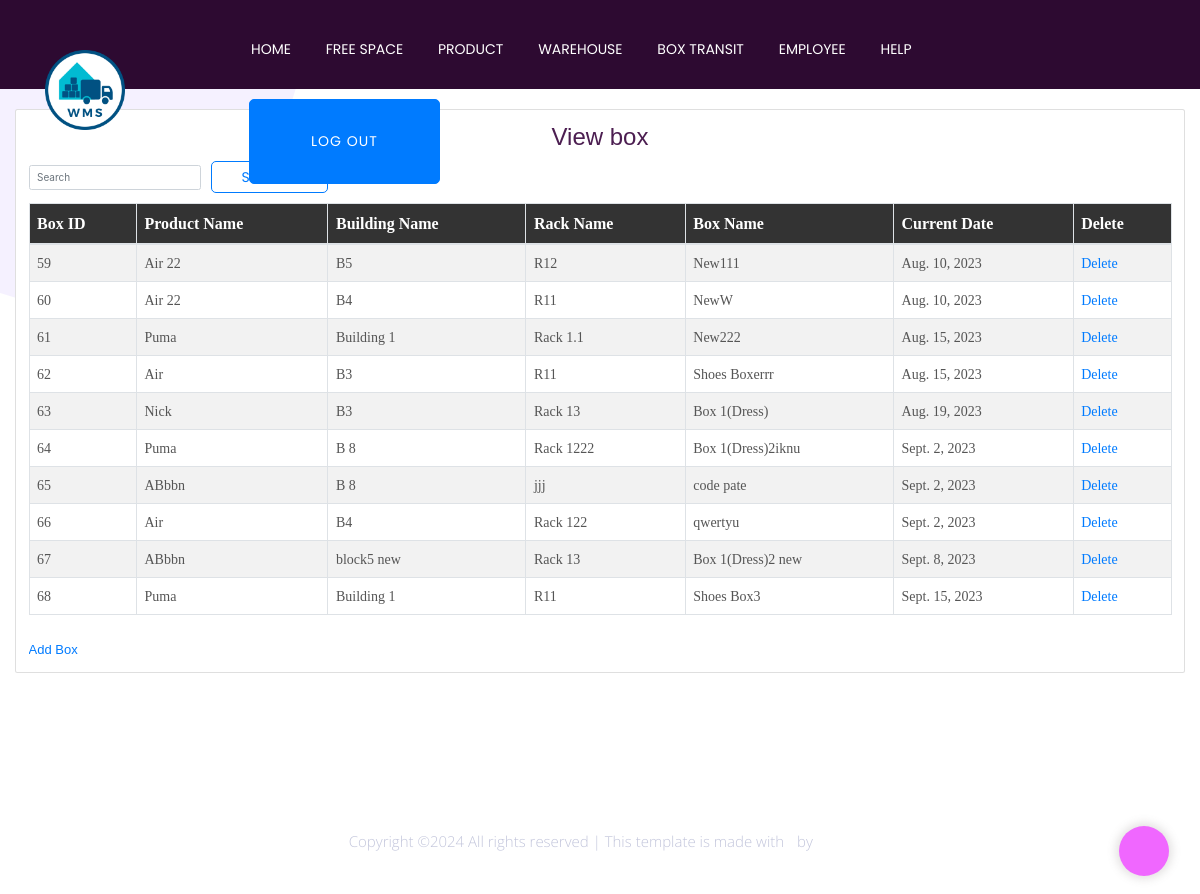
Page /view_box (signed in) on the committed database.
### warehouse/models9.py (models this page shows, shortened)
class Box(models.Model):
    Box_id = models.AutoField(primary_key=True)
    product_id = models.ForeignKey(Products, on_delete=models.CASCADE, null=True)
    building_id = models.ForeignKey(Building, on_delete=models.CASCADE, null=True, blank=True)
    rack_id = models.ForeignKey(Racks, on_delete=models.CASCADE, null=True, blank=True)
    vehicle_id = models.ForeignKey(Veh, on_delete=models.CASCADE, null=True, blank=True)
    Box_Name = models.CharField(max_length=200)
    Current_Date = models.DateField(null=True)
    vehicle_transit = models.CharField(max_length=200, null=True, blank=True)
    Action = models.CharField(max_length=200, null=True, blank=True)

### warehouse/models7.py (models this page shows, shortened)
class Products(models.Model):
    foreign_key_fied =models.ForeignKey(Racks, on_delete=models.CASCADE,null=True,blank=True)
    Catagories=models.CharField(max_length=100)
    Product_Name=models.CharField(max_length=50)
    Total_Quantity=models.IntegerField(null=True)
    Product_Details=models.CharField(max_length=100)

### warehouse/models3.py (models this page shows, shortened)
class Building(models.Model):
    Building_Name=models.CharField(max_length=100)
    Area=models.CharField(max_length=100)
    Floor=models.CharField(max_length=100)
    Identifer=models.CharField(max_length=100)
    Structure=models.CharField(max_length=100)
    Height=models.IntegerField(null= True)
    Total_No_Racks=models.IntegerField(null= True)

class Racks(models.Model):
    foreign_key_fied =models.ForeignKey(Building, on_delete=models.CASCADE,null=True,blank=True)
    rack_name = models.CharField(max_length = 30)
    nof_bins = models.IntegerField(null=True)
    width = models.IntegerField(null=True)
    height = models.IntegerField(null=True)
    length = models.IntegerField(null=True)
    date_added = models.DateTimeField(default=timezone.now)

### warehouse/views.py (the view)
# urls.py: path('view_box',views.view_box, name='view_box'),
def view_box(request):
    user_id = request.session.get('user_id')
    if not user_id:
        return redirect('main_index_Page')
    try:
        boxes = Box.objects.all()  # Get all Box instances
        return render(request, 'view_box.html', {'boxes': boxes})
    except Supervise.DoesNotExist:
        return redirect('main_index_Page')

### warehouse/templates/view_box.html (shortened to what this page needs)
{% extends 'supervisor_header.html' %}
{% block content %}
{% load static %}
  <head>
    <link rel="stylesheet" href="https://cdn.jsdelivr.net/npm/bootstrap@4.3.1/dist/css/bootstrap.min.css">
    <div class="col-lg-12 grid-margin stretch-card">
      <div class="card">
        <div class="card-body">
          <div class="table-responsive">
  </head>
  <body>
    <center><h2 style="font-family: 'Your Desired Font', sans-serif; font-size: 24px;">View box</h2><center>
        <form class="form-inline my-3">
          <input class="form-control mr-sm-3" type="search" id="searchInput" placeholder="Search" aria-label="Search">
          <button class="btn btn-outline-primary my-2 my-sm-0" type="button" onclick="searchTable()" style="font-size: 14px; padding: 3px 10px; line-height: 0;">Search</button>
        </form>
        <table class="table table-striped table-bordered table-hover custom-table">
          <thead class="thead-dark">
          <thead>
            <tr>
                <th>Box ID</th>
                <th>Product Name</th>
                <th>Building Name</th>
                <th>Rack Name</th>
                <th>Box Name</th>
                <th>Current Date</th>
                <th>Delete</th>
            </tr>
        </thead>
        <tbody>
            {% for box in boxes %}
            <tr>
                <td>{{ box.Box_id }}</td>
                <td>{{ box.product_id.Product_Name }}</td>
                <td>{{ box.building_id.Building_Name }}</td>
                <td>{{ box.rack_id.rack_name }}</td>
                <td>{{ box.Box_Name }}</td>
                <td>{{ box.Current_Date }}</td>
                <td><a href="{% url 'delete_box' box.Box_id %}">Delete</a></td>
            </tr>
            {% endfor %}
        </tbody>
    </table>
    <br>
    <div class="text-left">
      <a href="{% url 'add_box' %}" style="font-family: 'Your Desired Font', sans-serif; font-size: 13px;">Add Box</a>
  </div>
  </body>
 {% endblock %}

### warehouse/templates/view_box.html (style rules this page uses)
table.custom-table { font-family: "Times New Roman", Times, serif; font-size: 14px; }
table.custom-table thead th { background-color: #333; color: white; font-size: 16px; }
table.custom-table tbody td { color: #555; font-size: 14px; }

### rows in the picture
Box: Box_id "59", product_id.Product_Name "Air 22", building_id.Building_Name "B5", rack_id.rack_name "R12", Box_Name "New111", Current_Date "Aug. 10, 2023"
Box: Box_id "60", product_id.Product_Name "Air 22", building_id.Building_Name "B4", rack_id.rack_name "R11", Box_Name "NewW", Current_Date "Aug. 10, 2023"
Box: Box_id "61", product_id.Product_Name "Puma", building_id.Building_Name "Building 1", rack_id.rack_name "Rack 1.1", Box_Name "New222", Current_Date "Aug. 15, 2023"
Box: Box_id "62", product_id.Product_Name "Air", building_id.Building_Name "B3", rack_id.rack_name "R11", Box_Name "Shoes Boxerrr", Current_Date "Aug. 15, 2023"
Box: Box_id "63", product_id.Product_Name "Nick", building_id.Building_Name "B3", rack_id.rack_name "Rack 13", Box_Name "Box 1(Dress)", Current_Date "Aug. 19, 2023"
Box: Box_id "64", product_id.Product_Name "Puma", building_id.Building_Name "B 8", rack_id.rack_name "Rack 1222", Box_Name "Box 1(Dress)2iknu", Current_Date "Sept. 2, 2023"
Box: Box_id "65", product_id.Product_Name "ABbbn", building_id.Building_Name "B 8", rack_id.rack_name "jjj", Box_Name "code pate", Current_Date "Sept. 2, 2023"
Box: Box_id "66", product_id.Product_Name "Air", building_id.Building_Name "B4", rack_id.rack_name "Rack 122", Box_Name "qwertyu", Current_Date "Sept. 2, 2023"
Box: Box_id "67", product_id.Product_Name "ABbbn", building_id.Building_Name "block5 new", rack_id.rack_name "Rack 13", Box_Name "Box 1(Dress)2 new", Current_Date "Sept. 8, 2023"
Box: Box_id "68", product_id.Product_Name "Puma", building_id.Building_Name "Building 1", rack_id.rack_name "R11", Box_Name "Shoes Box3", Current_Date "Sept. 15, 2023"
